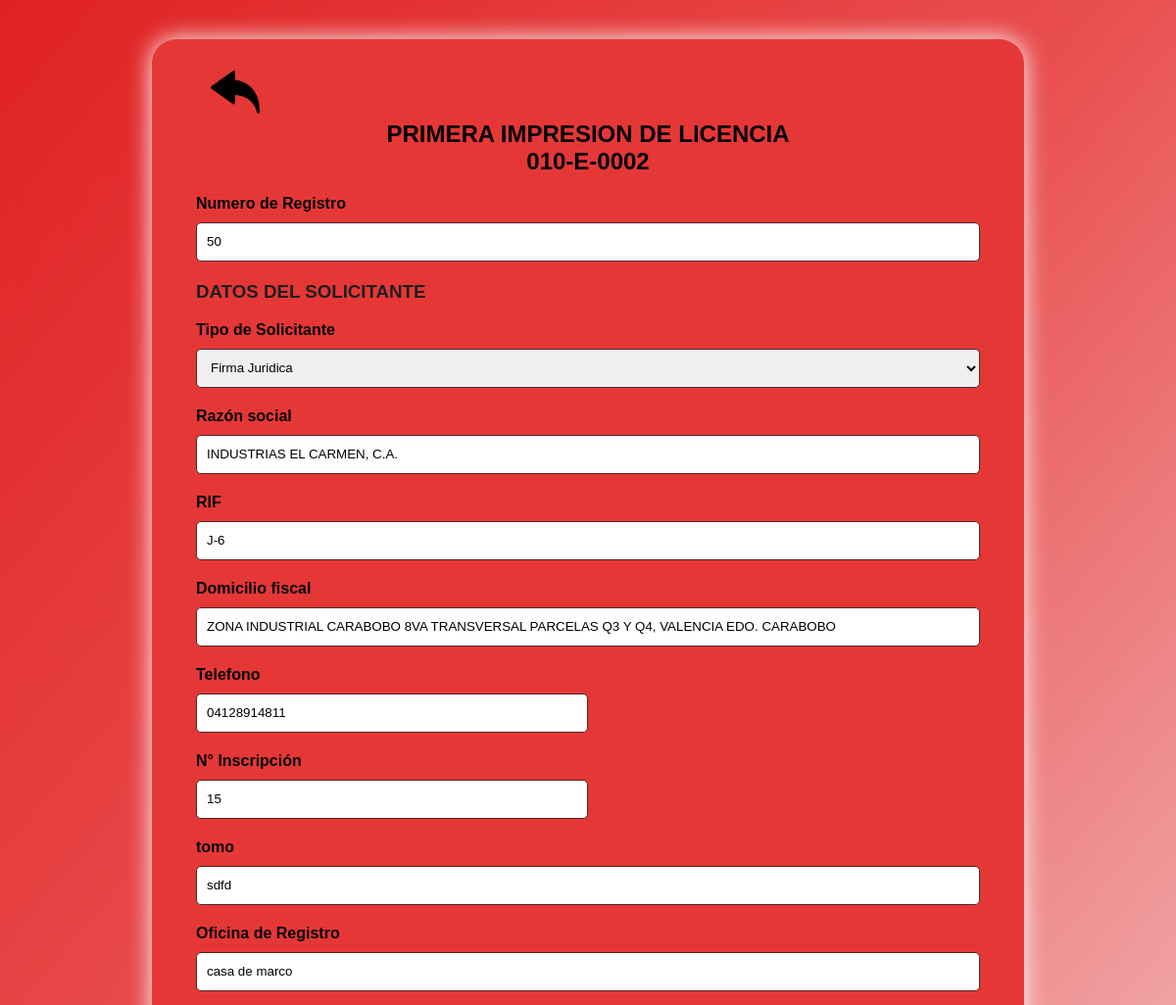
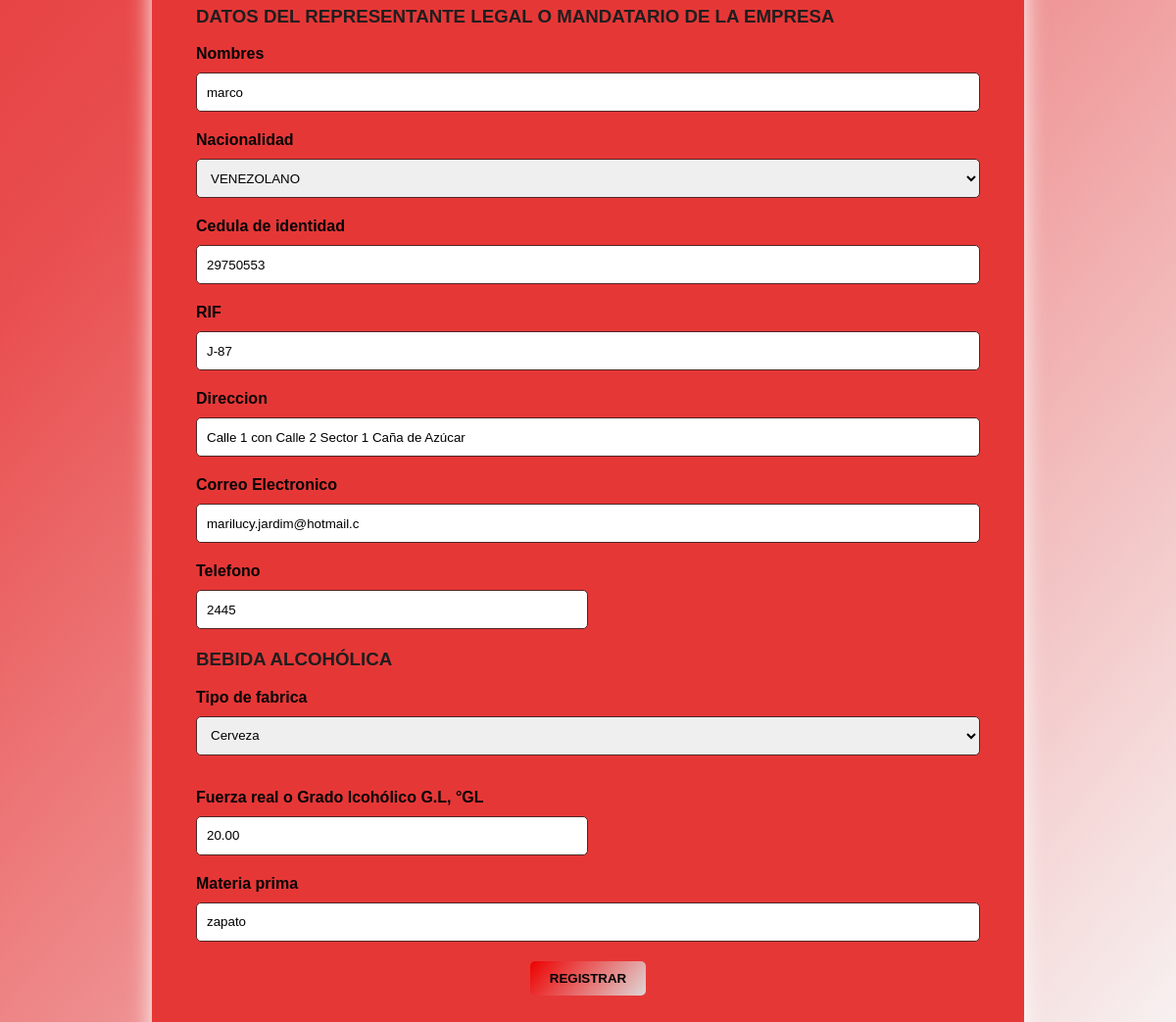
Page /buscar_contribuyentes/auto_llenado.php?licencia=010-E-0002 (signed in) on the committed database (2 pictures, top to bottom).
### tables this page shows
CREATE TABLE `licencia_licores` (
  `Numero_registro` int(11) DEFAULT NULL,
  `Fecha_autorizacion` varchar(10) NOT NULL,
  `Numero_autorizacion` varchar(10) NOT NULL,
  `Region` varchar(15) DEFAULT 'REGION CENTRAL',
  `Unidad` int(11) NOT NULL,
  `Razon_social` varchar(60) NOT NULL,
  `Numero_cedula_solicitante` varchar(20) DEFAULT NULL,
  `Numero_rif_solicitante` varchar(15) NOT NULL,
  `Direccion` text DEFAULT NULL,
  `Autorizacion_ejerce` varchar(50) DEFAULT 'INDUSTRIA DE ALCOHOL Y ESPECIES ALCOHOLICAS',
  `Administrador_representante_legal` varchar(35) DEFAULT NULL,
  `Nacionalidad` tinyint(1) DEFAULT NULL,
  `Cedula_representante` varchar(15) DEFAULT NULL,
  `Numero_rif_representante` varchar(15) DEFAULT NULL,
  `Firmante` int(11) DEFAULT NULL,
  `Segunda_firma` int(11) DEFAULT NULL,
  `Persona_juridica` tinyint(1) DEFAULT NULL,
  `Materia_prima` varchar(80) DEFAULT NULL,
  `Telefono_solicitante` varchar(20) DEFAULT NULL,
  `Telefono_reprensentante` varchar(20) DEFAULT NULL,
  `Direccion_representante_legal` text DEFAULT NULL,
  `Habilitado` tinyint(1) DEFAULT 1,
  `Correo_representante` varchar(25) DEFAULT NULL,
  `N_inscripcion` int(11) DEFAULT NULL,
  `Tomo` varchar(11) DEFAULT NULL,
  `Oficina_resgistro_mercantil` varchar(40) DEFAULT NULL,
  `Grado_alcoholico` decimal(5,2) DEFAULT NULL
);

### buscar_contribuyentes/auto_llenado.php (the view, shortened to what this page needs)
<?php
$id_solicitante = $_GET['licencia'];
$servername = "localhost";
$username = "root";
$password = "";
$dbname = "expendiobd";
$conn = new mysqli($servername, $username, $password, $dbname);
$solicitante_query = "SELECT * FROM `licencia_licores` WHERE `Numero_autorizacion` = '$id_solicitante'";
$result_solicitante = $conn->query($solicitante_query);
if ($result_solicitante->num_rows > 0) {
    $solicitante_data = $result_solicitante->fetch_assoc();
} else {
    echo "No se encontraron resultados";
}
?>
<html lang="en">
<head>
    <link rel="stylesheet" href="stilosss.css">
</head>
<body>
<div class="container" id="container1">
        <form id="form-validation" action="../insertar_eliminar_contribuyentes/actualizar_licencia_licores.php?licenica=<?php echo $id_solicitante; ?>" method="POST"  novalidate>
        <a class="links" href="../menu/index.php"></a>
        <center><h2>PRIMERA IMPRESION DE LICENCIA <br><?php echo $id_solicitante; ?></h2></center>
            <div class="form-group">
                <span>Numero de Registro</span>
                <input type="text" placeholder="Numero de Registro" name="numeron_registro" value="<?php echo $solicitante_data['Numero_registro']; ?>" required>
            </div>
                           <h3>DATOS DEL SOLICITANTE</h3>
            <div class="form-group" id="combo">
                <span>Tipo de Solicitante</span>
                <select type="text" name="tipodepersona" required>
                    <option value="1">Firma Juridica</option>
                </select>
            </div>
            <div class="form-group">
                <span>Razón social</span>
                <input type="text" placeholder="Ingrese Nombre y Apellido/Denominación" name="nombre" value="<?php echo $solicitante_data['Razon_social']; ?>" required>
            </div>
            <div class="form-group">
                <span>RIF</span>
                <input type="text" placeholder="RIF" name="rifempresa" value="<?php echo $solicitante_data['Numero_rif_solicitante']; ?>" required>
            </div>
            <div class="form-group">
                <span>Domicilio fiscal</span>
                <input type="text" placeholder="Domicilio fiscal" name="domiciliofiscal" value="<?php echo $solicitante_data['Direccion']; ?>" required>
            </div>
            <div class="form-group">
                <span>Telefono</span>
                <input type="number" placeholder="Telefono" name="telefono" value="<?php echo $solicitante_data['Telefono_solicitante'];?>">
            </div>
            <div class="form-group">
                <span>N° Inscripción</span>
                <input type="number" placeholder="N° Inscripción" name="inscripcion" value="<?php echo $solicitante_data['N_inscripcion'];?>" required>
            </div>
            <div class="form-group">
                <span>tomo</span>
                <input type="text" placeholder="Tomo" name="tomo" value="<?php echo $solicitante_data['Tomo'];?>" required>
            </div>
            <div class="form-group">
                <span>Oficina de Registro</span>
                <input type="text" placeholder="Oficina de Registro" name="registro" value="<?php echo $solicitante_data['Oficina_resgistro_mercantil'];?>" required>
            </div>
            <h3>DATOS DEL REPRESENTANTE LEGAL O MANDATARIO DE LA EMPRESA</h3>
            <div class="form-group">
                <span>Nombres</span>
                <input type="text" placeholder="Nombres" name="nombrerepresentante" value="<?php echo $solicitante_data['Administrador_representante_legal'];?>" required>
            </div>
            <div class="form-group">
                <span>Nacionalidad</span>
                <select type="text"  name="nacionalidadrepresentante">
                    <option value="1">VENEZOLANO</option>
                </select>
            </div>
            <div class="form-group">
                <span>Cedula de identidad</span>
                <input type="text" placeholder="Cedula" name="cedularepresentante" value="<?php echo $solicitante_data['Cedula_representante'];?>" required>
            </div>
            <div class="form-group">
                <span>RIF</span>
                <input type="text" placeholder="RIF" name="rif" value="<?php echo $solicitante_data['Numero_rif_representante'];?>" required>
            </div>
            <div class="form-group">
                <span>Direccion</span>
                <input type="text" placeholder="Direccion" name="direccionrepresentante" value="<?php echo $solicitante_data['Direccion_representante_legal'];?>" required>
            </div>
            <div class="form-group">
                <span>Correo Electronico</span>
                <input type="email" placeholder="Correo Electronico" name="correorepresentante" value="<?php echo $solicitante_data['Correo_representante'];?>" required>
            </div>
            <div class="form-group">
                <span>Telefono</span>
                <input type="number" placeholder="Telefono" name="telefonorepresentante" value="<?php echo $solicitante_data['Telefono_reprensentante'];?>" required>
            </div>
            <h3>BEBIDA ALCOHÓLICA</h3>
            <div class="form-group">
                <div id="Container">
                <span>Tipo de fabrica</span>
                <select type="text"  name="claseproducto" id="comboproducto1" required>
                    <option value="1">Cerveza</option>
                </select>
                </div>
                <table>
                    <tr>
                        <td><input type="checkbox" id="check1" style="display: none;"></td>
                        <td><label for="check1" id="labelcheck1" style="display: none;color: rgb(255, 255, 255);padding-left: 10px;">Sangria adicion de alcohol</label></td>
                    </tr>
                    <tr>
                        <td><input type="checkbox" id="check2" style="display: none;"></td>
                    </tr>
                    <tr>
                        <td><input type="checkbox" id="check3" style="display: none;" ></td>
                        <td><label for="check1" id="labelcheck3" style="display: none; color: rgb(255, 255, 255);padding-left: 10px;">Vinos</label></td>
                    </tr>
                </table>
            </div>
            <div class="form-group">
                <span>Fuerza real o Grado lcohólico G.L, °GL</span>
                <input type="number" placeholder="Fuerza real o Grado lcohólico G.L, °GL" name="gradoalcoholicoproducto" value="<?php echo $solicitante_data['Grado_alcoholico'];?>" required>
            </div>
            <div class="form-group">
                <span>Materia prima</span>
                <input type="text" placeholder="Materia prima" name="materiaprimaproducto" value="<?php echo $solicitante_data['Materia_prima'];?>" required>
            </div>
            <div class="button">
                <input type="submit" value="REGISTRAR">
            </div>
        </form>
    </div>
</body>
</html>

### buscar_contribuyentes/stilosss.css (style rules this page uses)
body { font-family: Arial, sans-serif; background: linear-gradient(130deg, rgb(233, 54, 54), rgb(250, 249, 249)); }
.container { width: 800px; margin: 40px auto; padding: 45px; background-color: #e63737; box-shadow: 0 0 25px rgb(255, 255, 255); border-radius: 25px; position: relative; z-index: 2; }
h3 { margin-top: 0; font-weight: bold; color: #201e1e; }
.form-group { margin-bottom: 20px; }
.form-group span { display: block; margin-bottom: 10px; font-weight: bold; color: #050505; }
.form-group input, .form-group select { width: 100%; height: 40px; padding: 10px; border: 1px solid #502525; border-radius: 5px; }
.form-group input[type="number"] { width: 50%; }
.button { text-align: center; margin-top: 20px; }
.button input[type="submit"] { background: linear-gradient(130deg, rgb(238, 0, 0), rgb(223, 214, 214)); color: #020202; padding: 10px 20px; border: none; border-radius: 5px; cursor: pointer; font-weight: bold; }
.links { background-image: url(img/back.png); background-size: 50px; background-repeat: no-repeat; background-position: center center; padding: 20px 40px; }

### rows in the picture
licencia_licores: numeron_registro "50", nombre "INDUSTRIAS EL CARMEN, C.A.", rifempresa "J-6", domiciliofiscal "ZONA INDUSTRIAL CARABOBO 8VA TRANSVERSAL PARCELAS Q3 Y Q4, VALENCIA EDO. CARABOBO", telefono "04128914811", inscripcion "15", tomo "sdfd", registro "casa de marco", nombrerepresentante "marco", cedularepresentante "29750553", rif "J-87", direccionrepresentante "Calle 1 con Calle 2 Sector 1 Caña de Azúcar", correorepresentante "marilucy.jardim@hotmail.c", telefonorepresentante "2445", gradoalcoholicoproducto "20.00", materiaprimaproducto "zapato"

### other values in the picture
$id_solicitante "010-E-0002"
